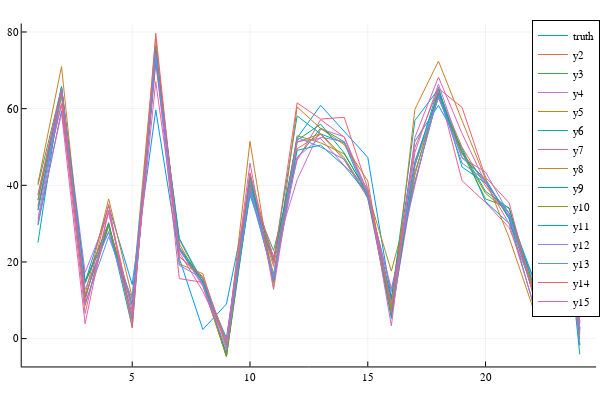

Source (notebook cell):
### Code cell
fa = plot(a, labels="truth")
plot!(fa,a_est[4:end])
plot!(fa,a_svd[4:end])

### Figure 1 — Plotly figure (JSON) as saved in the notebook; plotly's stock layout.template omitted (floating-point values rounded to 4 significant figures)
{"data": [{"colorbar": {"title": ""}, "legendgroup": "truth", "line": {"color": "rgba(0, 154, 250, 1.000)", "dash": "solid", "shape": "linear", "width": 1}, "mode": "lines", "name": "truth", "showlegend": true, "type": "scatter", "x": [1, 2, 3, 4, 5, 6, 7, 8, 9, 10, 11, 12, 13, 14, 15, 16, 17, 18, 19, 20, 21, 22, 23, 24], "xaxis": "x", "y": [29.6, 59.42, 14.66, 34.6, 14.09, 59.68, 20.92, 2.388, 9.035, 39.21, 15.43, 52.37, 60.85, 53.98, 47.27, 10.47, 51.52, 60.85, 49.76, 35.73, 30.05, 16.28, 60.66, 4.439], "yaxis": "y", "zmax": null, "zmin": null}, {"colorbar": {"title": ""}, "legendgroup": "y2", "line": {"color": "rgba(227, 111, 71, 1.000)", "dash": "solid", "shape": "linear", "width": 1}, "mode": "lines", "name": "y2", "showlegend": true, "type": "scatter", "x": [1, 2, 3, 4, 5, 6, 7, 8, 9, 10, 11, 12, 13, 14, 15, 16, 17, 18, 19, 20, 21, 22, 23, 24], "xaxis": "x", "y": [34.28, 61.31, 14.74, 29.77, 5.831, 71.63, 24.72, 13.88, -4.581, 39.29, 18.86, 49.56, 53.31, 46.63, 36.63, 6.035, 42.63, 64.55, 49.95, 39.79, 31.89, 13.83, 45.9, 1.135], "yaxis": "y", "zmax": null, "zmin": null}, {"colorbar": {"title": ""}, "legendgroup": "y3", "line": {"color": "rgba(62, 164, 78, 1.000)", "dash": "solid", "shape": "linear", "width": 1}, "mode": "lines", "name": "y3", "showlegend": true, "type": "scatter", "x": [1, 2, 3, 4, 5, 6, 7, 8, 9, 10, 11, 12, 13, 14, 15, 16, 17, 18, 19, 20, 21, 22, 23, 24], "xaxis": "x", "y": [40.12, 65.36, 10.84, 30.0, 4.533, 74.84, 23.51, 15.69, -4.728, 38.27, 22.99, 47.1, 54.95, 51.37, 38.43, 7.53, 45.48, 62.83, 48.58, 36.45, 34.11, 11.89, 48.52, -1.756], "yaxis": "y", "zmax": null, "zmin": null}, {"colorbar": {"title": ""}, "legendgroup": "y4", "line": {"color": "rgba(195, 113, 210, 1.000)", "dash": "solid", "shape": "linear", "width": 1}, "mode": "lines", "name": "y4", "showlegend": true, "type": "scatter", "x": [1, 2, 3, 4, 5, 6, 7, 8, 9, 10, 11, 12, 13, 14, 15, 16, 17, 18, 19, 20, 21, 22, 23, 24], "xaxis": "x", "y": [37.53, 65.76, 17.28, 32.71, 7.25, 73.15, 23.55, 13.62, -3.72, 40.98, 21.3, 41.4, 54.66, 52.7, 38.17, 6.334, 48.54, 66.41, 48.48, 40.66, 32.03, 15.21, 58.82, 2.183], "yaxis": "y", "zmax": null, "zmin": null}, {"colorbar": {"title": ""}, "legendgroup": "y5", "line": {"color": "rgba(172, 142, 24, 1.000)", "dash": "solid", "shape": "linear", "width": 1}, "mode": "lines", "name": "y5", "showlegend": true, "type": "scatter", "x": [1, 2, 3, 4, 5, 6, 7, 8, 9, 10, 11, 12, 13, 14, 15, 16, 17, 18, 19, 20, 21, 22, 23, 24], "xaxis": "x", "y": [33.55, 63.19, 8.587, 29.48, 9.17, 75.08, 21.49, 15.5, -0.7486, 41.64, 16.85, 52.93, 51.08, 48.2, 38.01, 17.61, 40.82, 63.79, 48.23, 41.18, 31.34, 12.5, 51.56, 6.025], "yaxis": "y", "zmax": null, "zmin": null}, {"colorbar": {"title": ""}, "legendgroup": "y6", "line": {"color": "rgba(0, 170, 174, 1.000)", "dash": "solid", "shape": "linear", "width": 1}, "mode": "lines", "name": "y6", "showlegend": true, "type": "scatter", "x": [1, 2, 3, 4, 5, 6, 7, 8, 9, 10, 11, 12, 13, 14, 15, 16, 17, 18, 19, 20, 21, 22, 23, 24], "xaxis": "x", "y": [25.04, 65.79, 10.71, 29.45, 3.013, 76.39, 23.91, 14.77, -1.69, 37.37, 20.22, 58.1, 53.39, 51.04, 36.54, 9.955, 56.9, 65.12, 47.19, 41.65, 31.24, 9.453, 55.08, -4.106], "yaxis": "y", "zmax": null, "zmin": null}, {"colorbar": {"title": ""}, "legendgroup": "y7", "line": {"color": "rgba(237, 94, 147, 1.000)", "dash": "solid", "shape": "linear", "width": 1}, "mode": "lines", "name": "y7", "showlegend": true, "type": "scatter", "x": [1, 2, 3, 4, 5, 6, 7, 8, 9, 10, 11, 12, 13, 14, 15, 16, 17, 18, 19, 20, 21, 22, 23, 24], "xaxis": "x", "y": [34.7, 61.21, 6.52, 33.55, 5.182, 73.27, 15.65, 14.67, -1.132, 39.9, 21.18, 46.51, 57.13, 52.58, 36.91, 13.05, 40.1, 65.06, 41.22, 35.5, 28.96, 13.39, 50.58, 3.934], "yaxis": "y", "zmax": null, "zmin": null}, {"colorbar": {"title": ""}, "legendgroup": "y8", "line": {"color": "rgba(198, 130, 37, 1.000)", "dash": "solid", "shape": "linear", "width": 1}, "mode": "lines", "name": "y8", "showlegend": true, "type": "scatter", "x": [1, 2, 3, 4, 5, 6, 7, 8, 9, 10, 11, 12, 13, 14, 15, 16, 17, 18, 19, 20, 21, 22, 23, 24], "xaxis": "x", "y": [40.54, 71.01, 11.48, 36.45, 10.8, 78.43, 19.48, 16.94, -2.492, 51.44, 13.26, 60.45, 54.81, 50.62, 41.11, 5.859, 59.83, 72.41, 56.91, 41.69, 26.35, 8.25, 51.84, 2.531], "yaxis": "y", "zmax": null, "zmin": null}, {"colorbar": {"title": ""}, "legendgroup": "y9", "line": {"color": "rgba(0, 169, 141, 1.000)", "dash": "solid", "shape": "linear", "width": 1}, "mode": "lines", "name": "y9", "showlegend": true, "type": "scatter", "x": [1, 2, 3, 4, 5, 6, 7, 8, 9, 10, 11, 12, 13, 14, 15, 16, 17, 18, 19, 20, 21, 22, 23, 24], "xaxis": "x", "y": [36.19, 65.16, 14.44, 30.26, 5.603, 73.88, 23.14, 14.9, -4.172, 40.19, 20.25, 51.74, 55.96, 48.41, 37.73, 10.26, 46.22, 64.01, 48.98, 38.41, 33.98, 14.48, 51.12, 2.644], "yaxis": "y", "zmax": null, "zmin": null}, {"colorbar": {"title": ""}, "legendgroup": "y10", "line": {"color": "rgba(142, 151, 30, 1.000)", "dash": "solid", "shape": "linear", "width": 1}, "mode": "lines", "name": "y10", "showlegend": true, "type": "scatter", "x": [1, 2, 3, 4, 5, 6, 7, 8, 9, 10, 11, 12, 13, 14, 15, 16, 17, 18, 19, 20, 21, 22, 23, 24], "xaxis": "x", "y": [36.06, 64.28, 14.44, 29.59, 5.939, 73.61, 25.75, 14.4, -4.73, 43.05, 14.56, 51.21, 53.5, 47.18, 37.31, 7.91, 43.47, 63.14, 48.38, 37.9, 32.85, 13.64, 45.92, -0.07889], "yaxis": "y", "zmax": null, "zmin": null}, {"colorbar": {"title": ""}, "legendgroup": "y11", "line": {"color": "rgba(0, 169, 204, 1.000)", "dash": "solid", "shape": "linear", "width": 1}, "mode": "lines", "name": "y11", "showlegend": true, "type": "scatter", "x": [1, 2, 3, 4, 5, 6, 7, 8, 9, 10, 11, 12, 13, 14, 15, 16, 17, 18, 19, 20, 21, 22, 23, 24], "xaxis": "x", "y": [33.51, 65.67, 15.03, 27.68, 8.724, 72.93, 26.18, 14.67, 0.1497, 42.31, 15.18, 49.13, 50.48, 45.05, 37.72, 5.264, 45.07, 65.56, 44.76, 40.57, 32.65, 16.29, 49.92, -1.593], "yaxis": "y", "zmax": null, "zmin": null}, {"colorbar": {"title": ""}, "legendgroup": "y12", "line": {"color": "rgba(155, 127, 233, 1.000)", "dash": "solid", "shape": "linear", "width": 1}, "mode": "lines", "name": "y12", "showlegend": true, "type": "scatter", "x": [1, 2, 3, 4, 5, 6, 7, 8, 9, 10, 11, 12, 13, 14, 15, 16, 17, 18, 19, 20, 21, 22, 23, 24], "xaxis": "x", "y": [31.23, 65.27, 12.81, 27.95, 5.779, 73.57, 23.1, 14.23, -2.981, 39.78, 15.57, 47.31, 52.51, 51.45, 37.49, 8.893, 45.28, 62.91, 47.24, 43.44, 32.55, 12.34, 48.27, -1.271], "yaxis": "y", "zmax": null, "zmin": null}, {"colorbar": {"title": ""}, "legendgroup": "y13", "line": {"color": "rgba(97, 141, 246, 1.000)", "dash": "solid", "shape": "linear", "width": 1}, "mode": "lines", "name": "y13", "showlegend": true, "type": "scatter", "x": [1, 2, 3, 4, 5, 6, 7, 8, 9, 10, 11, 12, 13, 14, 15, 16, 17, 18, 19, 20, 21, 22, 23, 24], "xaxis": "x", "y": [29.76, 64.11, 9.158, 26.59, 10.29, 74.63, 19.12, 15.7, -0.7314, 38.14, 16.31, 52.47, 49.98, 46.76, 37.15, 12.28, 40.9, 63.54, 45.81, 41.23, 31.87, 12.32, 57.48, 1.769], "yaxis": "y", "zmax": null, "zmin": null}, {"colorbar": {"title": ""}, "legendgroup": "y14", "line": {"color": "rgba(240, 96, 115, 1.000)", "dash": "solid", "shape": "linear", "width": 1}, "mode": "lines", "name": "y14", "showlegend": true, "type": "scatter", "x": [1, 2, 3, 4, 5, 6, 7, 8, 9, 10, 11, 12, 13, 14, 15, 16, 17, 18, 19, 20, 21, 22, 23, 24], "xaxis": "x", "y": [37.53, 64.48, 9.732, 35.07, 2.768, 79.67, 21.32, 16.17, -0.8107, 43.26, 19.66, 61.5, 57.28, 57.74, 39.17, 8.832, 49.85, 65.25, 60.35, 42.1, 35.41, 12.18, 51.01, 4.29], "yaxis": "y", "zmax": null, "zmin": null}, {"colorbar": {"title": ""}, "legendgroup": "y15", "line": {"color": "rgba(221, 101, 182, 1.000)", "dash": "solid", "shape": "linear", "width": 1}, "mode": "lines", "name": "y15", "showlegend": true, "type": "scatter", "x": [1, 2, 3, 4, 5, 6, 7, 8, 9, 10, 11, 12, 13, 14, 15, 16, 17, 18, 19, 20, 21, 22, 23, 24], "xaxis": "x", "y": [30.38, 58.87, 3.881, 33.49, 7.35, 67.04, 22.45, 12.33, -0.7829, 45.8, 12.86, 51.43, 52.22, 45.14, 39.32, 3.328, 52.51, 68.24, 53.54, 40.62, 29.95, 9.744, 46.95, 2.811], "yaxis": "y", "zmax": null, "zmin": null}], "layout": {"annotations": [], "height": 400, "legend": {"bgcolor": "rgba(255, 255, 255, 1.000)", "bordercolor": "rgba(0, 0, 0, 1.000)", "borderwidth": 1, "font": {"color": "rgba(0, 0, 0, 1.000)", "family": "sans-serif", "size": 11}, "title": {"font": {"color": "rgba(0, 0, 0, 1.000)", "family": "sans-serif", "size": 15}, "text": ""}, "tracegroupgap": 0, "traceorder": "normal", "x": 1, "xanchor": "auto", "y": 1, "yanchor": "auto"}, "margin": {"b": 20, "l": 0, "r": 0, "t": 20}, "paper_bgcolor": "rgba(255, 255, 255, 1.000)", "plot_bgcolor": "rgba(255, 255, 255, 1.000)", "showlegend": true, "width": 600, "xaxis": {"anchor": "y", "domain": [0.03619, 0.9934], "gridcolor": "rgba(0, 0, 0, 0.100)", "gridwidth": 0.5, "linecolor": "rgba(0, 0, 0, 1.000)", "mirror": false, "range": [0.31, 24.69], "showgrid": true, "showline": true, "showticklabels": true, "tickangle": 0, "tickcolor": "rgb(0, 0, 0)", "tickfont": {"color": "rgba(0, 0, 0, 1.000)", "family": "sans-serif", "size": 11}, "tickmode": "array", "ticks": "inside", "ticktext": ["5", "10", "15", "20"], "tickvals": [5, 10, 15, 20], "title": "", "titlefont": {"color": "rgba(0, 0, 0, 1.000)", "family": "sans-serif", "size": 15}, "type": "-", "visible": true, "zeroline": false, "zerolinecolor": "rgba(0, 0, 0, 1.000)"}, "yaxis": {"anchor": "x", "domain": [0.03762, 0.9902], "gridcolor": "rgba(0, 0, 0, 0.100)", "gridwidth": 0.5, "linecolor": "rgba(0, 0, 0, 1.000)", "mirror": false, "range": [-7.262, 82.2], "showgrid": true, "showline": true, "showticklabels": true, "tickangle": 0, "tickcolor": "rgb(0, 0, 0)", "tickfont": {"color": "rgba(0, 0, 0, 1.000)", "family": "sans-serif", "size": 11}, "tickmode": "array", "ticks": "inside", "ticktext": ["0", "20", "40", "60", "80"], "tickvals": [0, 20, 40, 60, 80], "title": "", "titlefont": {"color": "rgba(0, 0, 0, 1.000)", "family": "sans-serif", "size": 15}, "type": "-", "visible": true, "zeroline": false, "zerolinecolor": "rgba(0, 0, 0, 1.000)"}}}
